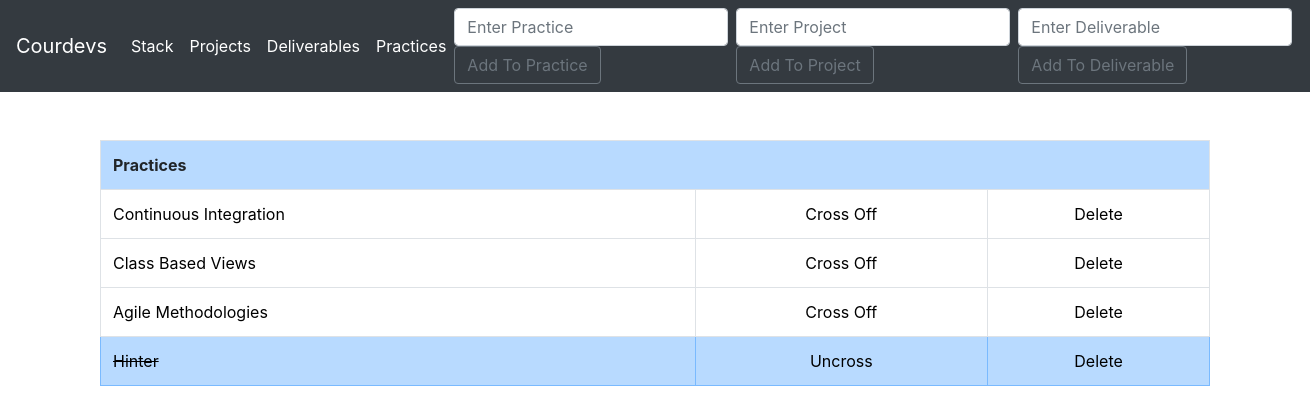
Before: /practices/ with the older database file.
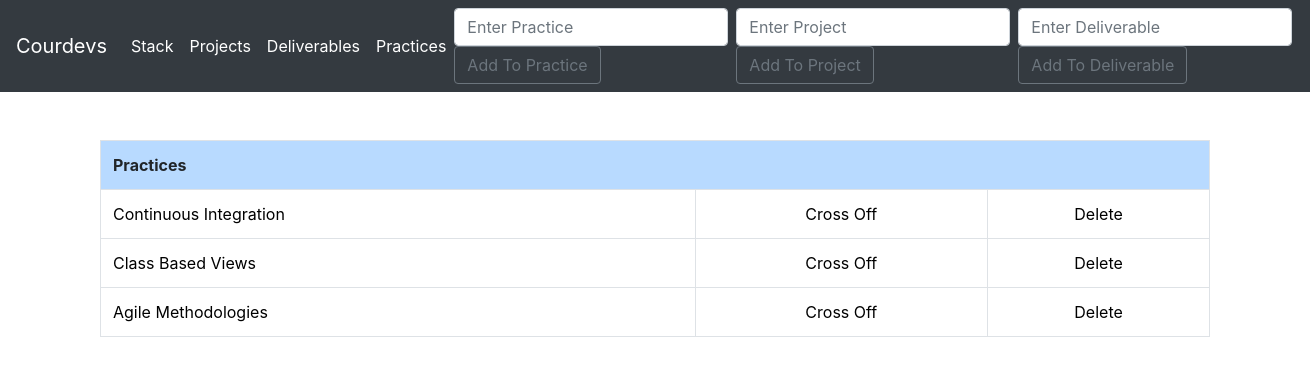
After: the same page with the newer database file.
### todoTwo/models.py (models this page shows, shortened)
class List(models.Model):
	item = models.CharField(max_length=200)
	completed = models.BooleanField(default=False)

### todoTwo/views.py (the view, shortened to what this page needs)
# urls.py: path('practices/', views.todo, name='todo'),
def todo(request):
	if request.method == 'POST':
		dform = DeliverablesForm(request.POST or None)
		if dform.is_valid():
			dform.save()
			all_delivs = Deliverables.objects.all
			messages.success(request, ('Deliverable Has Been Added To "Deliverables" List'))
			return render(request, 'deliverables.html', {'all_delivs': all_delivs})
	else:
		all_items = List.objects.all
		return render(request, 'todo.html', {'all_items': all_items})

### todoTwo/templates/todo.html (shortened to what this page needs)
{% extends 'base.html' %}
{% block content %}
<div class="container">
<br>
    {% if all_items %}
      <table class="table table-bordered">
        <th class="table table-primary" colspan="4">Practices</th>
          {% for things in all_items %}
              {% if things.completed %}
                  <tr class="table-primary">
                      <td class="striker black"><a href="{% url 'editinfo' things.id %}" style="color: black">{{ things.item }}</a></td>
                      <td><center><a href="{% url 'uncross' things.id %}" style="color: black">Uncross</a></center></td>
                      <td><center><a href="{% url 'delete' things.id %}" style="color: black">Delete</a></center></td>
                  </tr>
              {% else %}
                  <tr>
                      <td><a href="{% url 'editinfo' things.id %}" style="color: black">{{ things.item }}</a></td>
                      <td><center><a href="{% url 'cross_off' things.id %}" style="color: black">Cross Off</a></center></td>
                      <td><center><a href="{% url 'delete' things.id %}" style="color: black">Delete</a></center></td>
                  </tr>
              {% endif %}
          {% endfor %}
      </table>
    </div>
    {% endif %}
{% endblock %}

Changed rows visible on the page:
removed List: item "Hinter"
